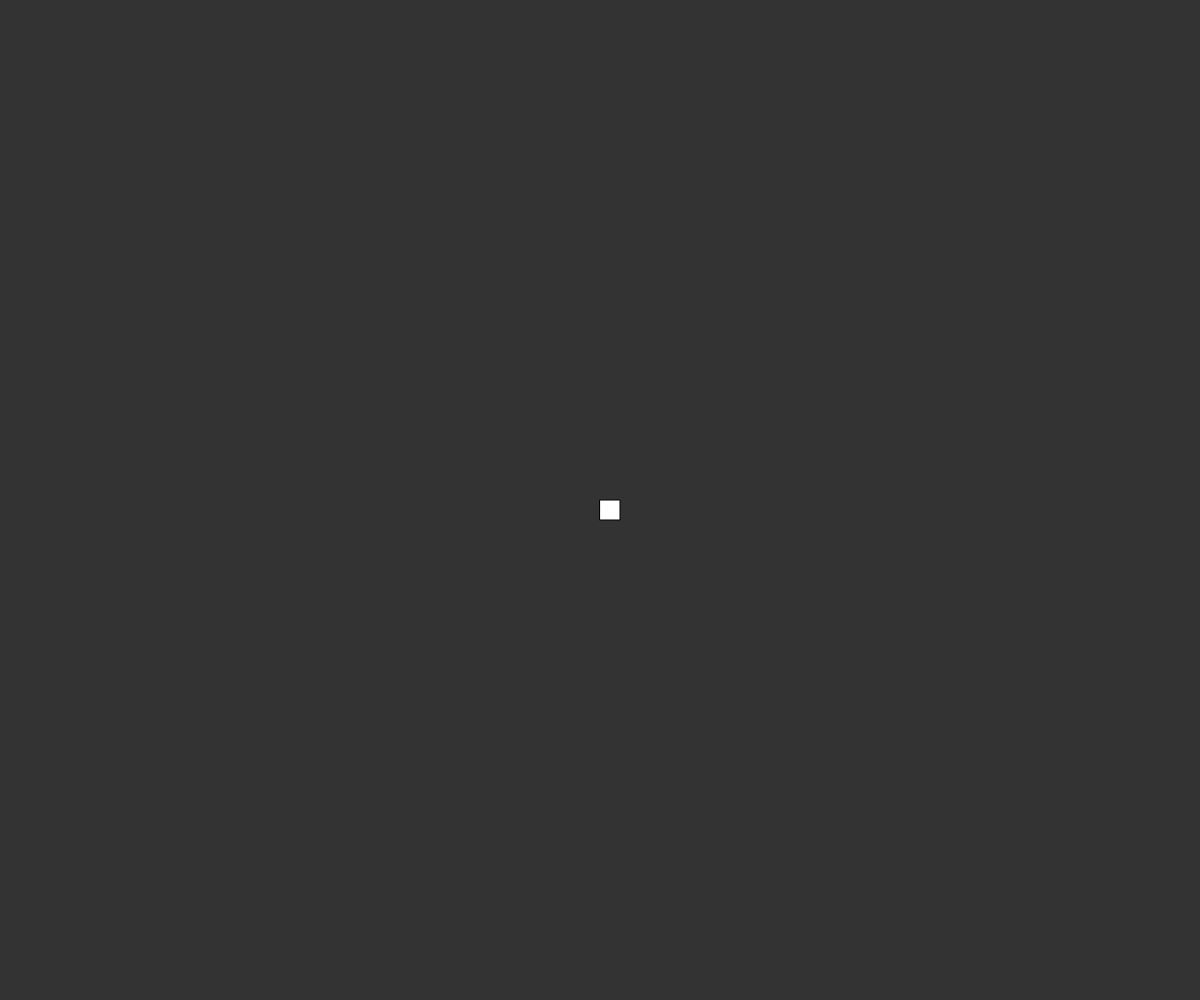
Frame 1 (no input)
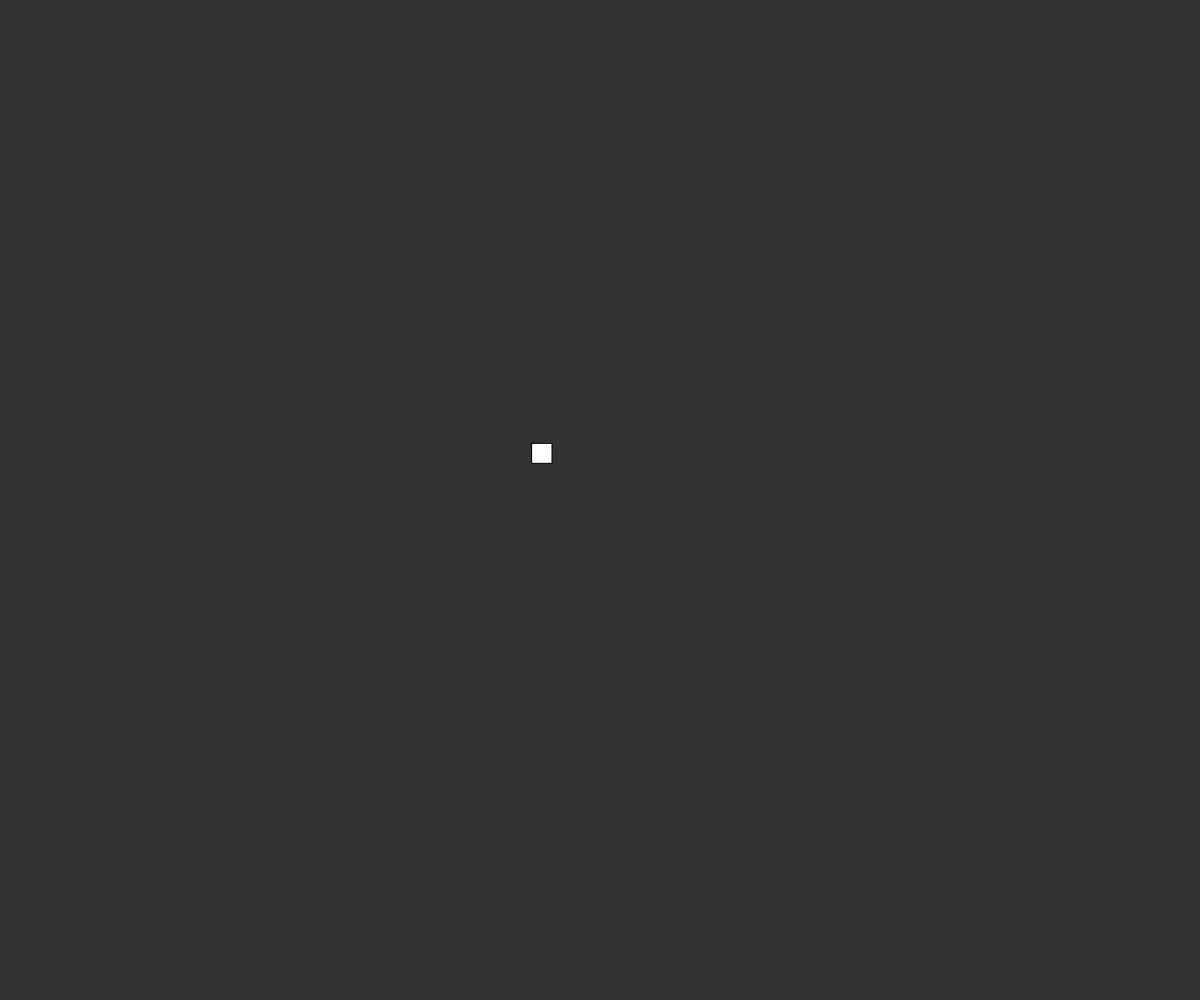
Frame 60 (no input)
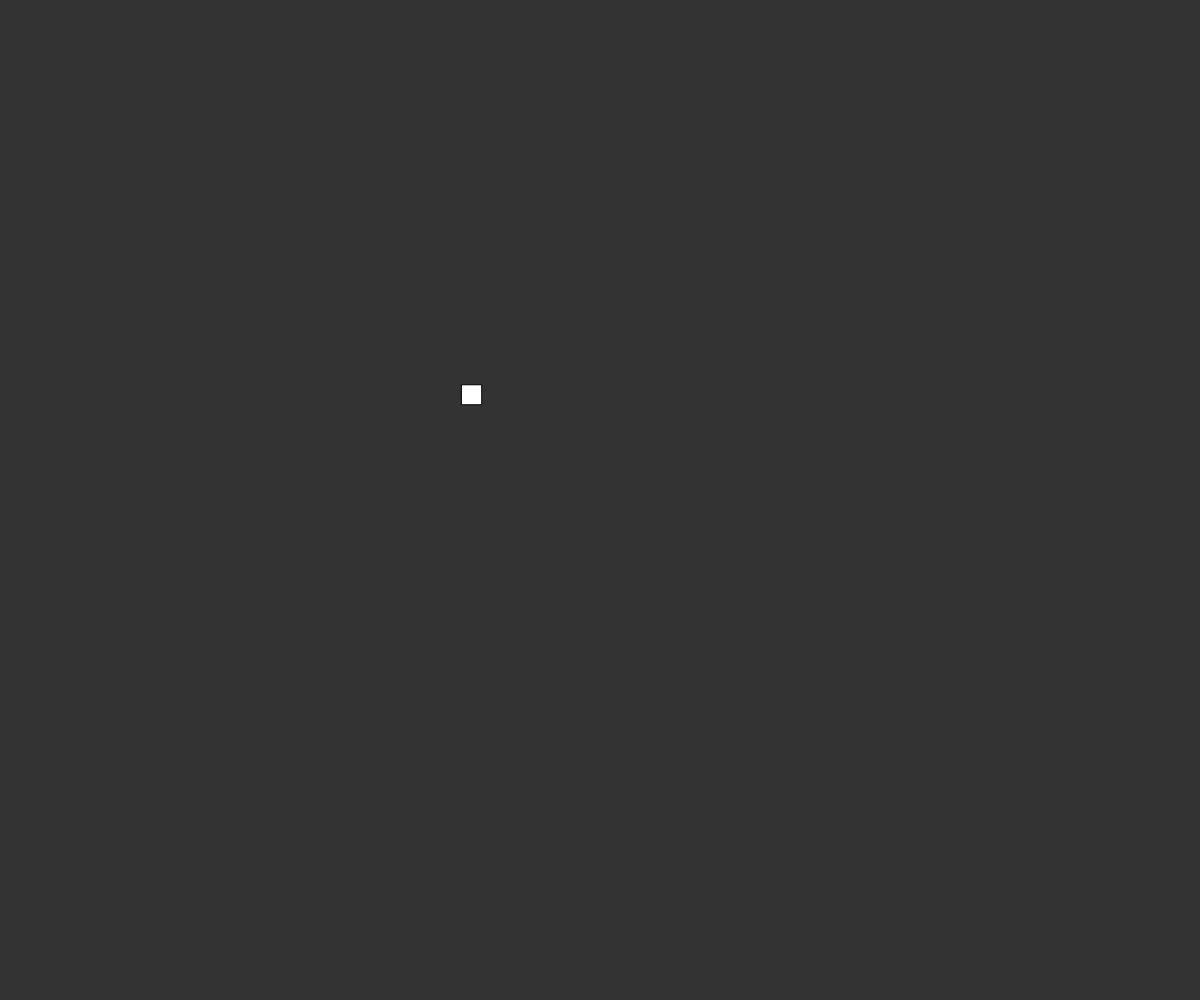
Frame 120 (the mouse pressed at the canvas centre since frame 60)

The p5.js sketch that drew these frames (run headless with seeded random() and noise() and a simulated clock; from frame 60 on, the mouse is pressed at the canvas centre):

// p5.js sketch
// ── sketch.js
var w;
var xoff;

function setup() {
	createCanvas(windowWidth, windowHeight);
	w = new Walker();
}

function draw() {
	background(51);
	w.display();
	w.update();
}

function Walker() {
	this.pos = createVector(width / 2, height/2);
	this.vel = createVector(0,0);

	this.update = function () {
		var mouse = createVector(mouseX,mouseY);
		this.acc = p5.Vector.sub(mouse,this.pos);
		this.acc.normalize();
		this.acc.mult(0.05);
		this.vel.add(this.acc);
		this.pos.add(this.vel);
	}

	this.display = function () {
		fill(255);
		rect(this.pos.x, this.pos.y, 20, 20);
	}
}
